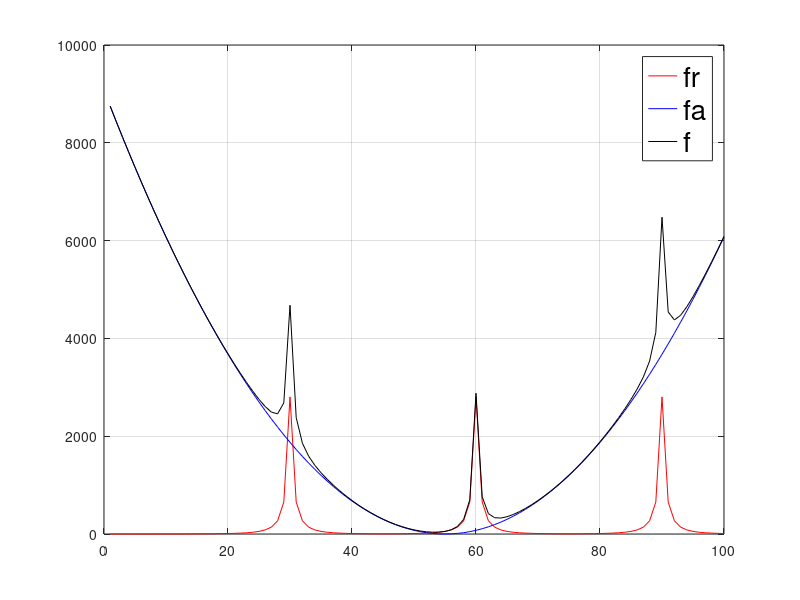
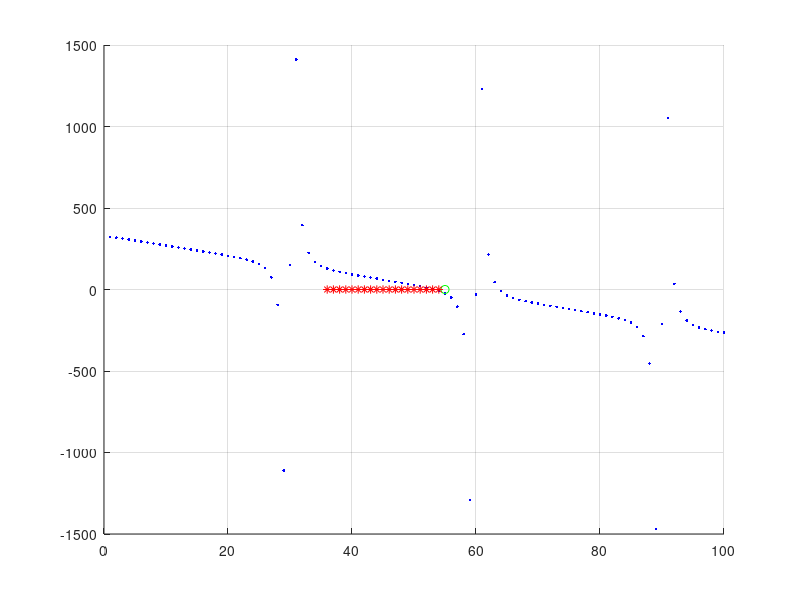

The MATLAB script that drew these images, in order:
clear all
close all
%% Artifical Potential Field 1D example
% assume very simple example of one dimentional map (robot move in one directon, e.g. along X)

% The map is very simple with only 3 obstacles at x=30, x=60, x=90 
x = 1:1:100;  
goal = 55;
start = 35;


% construct the map 
map(x)=false; % 1D map, what a simple one!
map(30)=true; % 1D map, 1 obstacle at x=1
map(60)=true; % 1D map, 1 obstacle at x=1
map(90)=true; % 1D map, 1 obstacle at x=1
%d = bwdist(map);
%d = bwdist_1D_Solution(map)
d = [29    28    27    26    25    24    23    22    21    20    19    18    17    16    15    14    13    12    11    10     9     8 ...
     7     6     5     4     3     2     1     0     1     2     3     4     5     6     7     8     9    10    11    12    13    14 ...
    15    14    13    12    11    10     9     8     7     6     5     4     3     2     1     0     1     2     3     4     5     6 ...
     7     8     9    10    11    12    13    14    15    14    13    12    11    10     9     8     7     6     5     4     3     2 ...
     1     0     1     2     3     4     5     6     7     8     9    10];
     
zeta = 3;
fa = zeta*(x - goal).^2;
max(max(fa))

d0 = 30;
Rho = d + 1; % 1 is added to avoid possible division by zero later
Eta = 3000; % try it with 1, you will find that fr is neglible so we need to fine tune that paramter
fr = Eta*((1./Rho - 1/d0).^2);
fr (Rho > d0) = 0;
max(max(fr))

f = fr + fa;
figure
plot(x,fr,'r-')
grid on
hold on
plot(x,fa,'b-')
hold on
plot(x,f,'k-')
hold off
legend('fr','fa','f','Fontsize',20)


iterations = 1000;
Tolerance = 1;
Speed = 1; % if speed is 35, the robot will just bounce with very high error 
current_position = start;
route = [current_position];

grad_x = -1 .* gradient(f);

figure
hold on
plot (x,grad_x, 'b.');
hold off

hold on
plot (goal,0, 'go');
hold off
    
grid on

while (iterations > 0 && abs(current_position - goal) > Tolerance)
    
    delta_x = grad_x(floor(current_position));
     
    % we need only the directions (the speed can be created as another parameter)
    delta_Direction_x = delta_x/norm(delta_x); % only get the sign; either positive or negative 
    
    new_route_x = current_position + Speed * delta_Direction_x;
    
    current_position = new_route_x
    
    hold on
    plot (new_route_x,0, 'r*');
    hold off
    
    
    route = [route; current_position];
    iterations = iterations - 1;
end 

route

